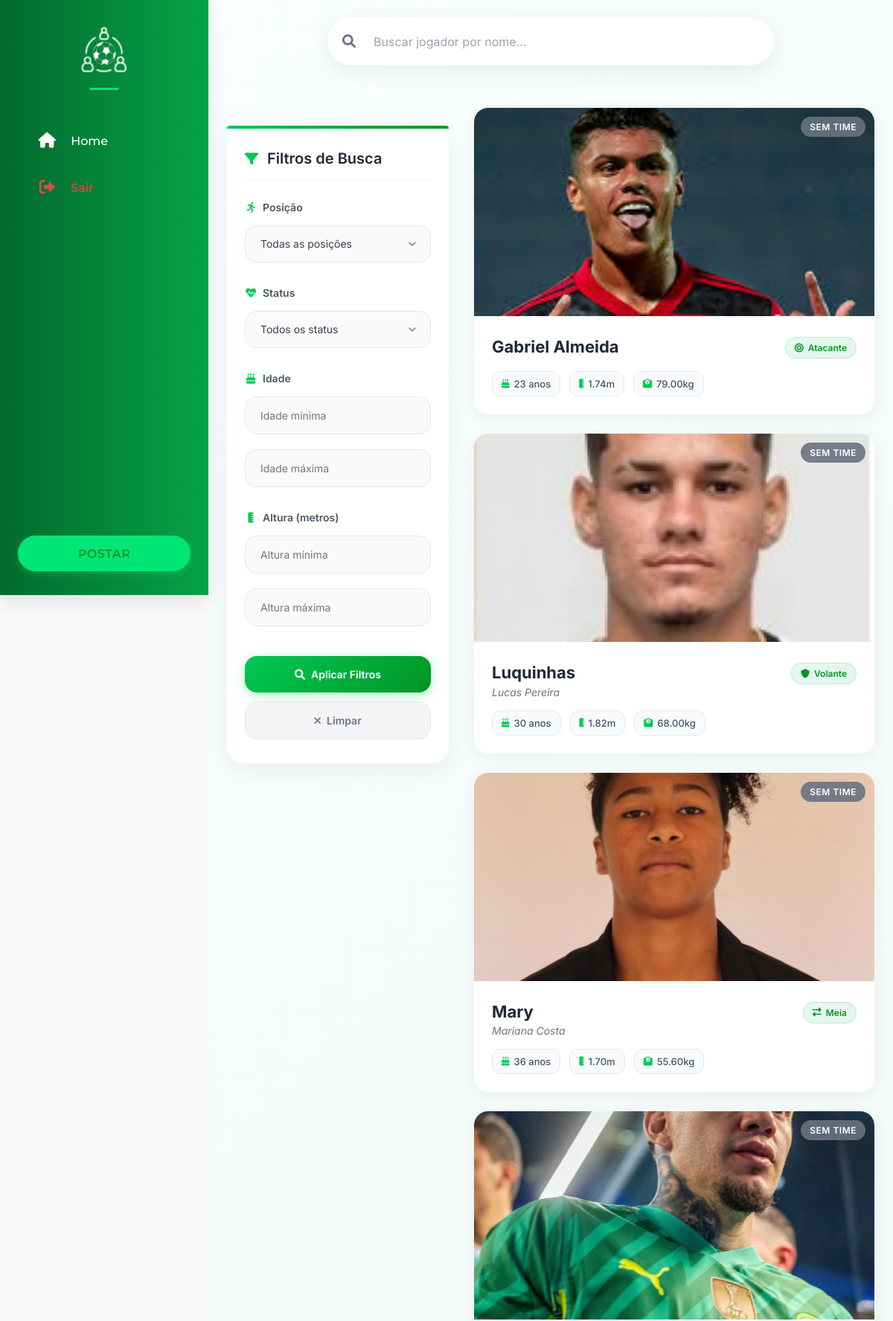
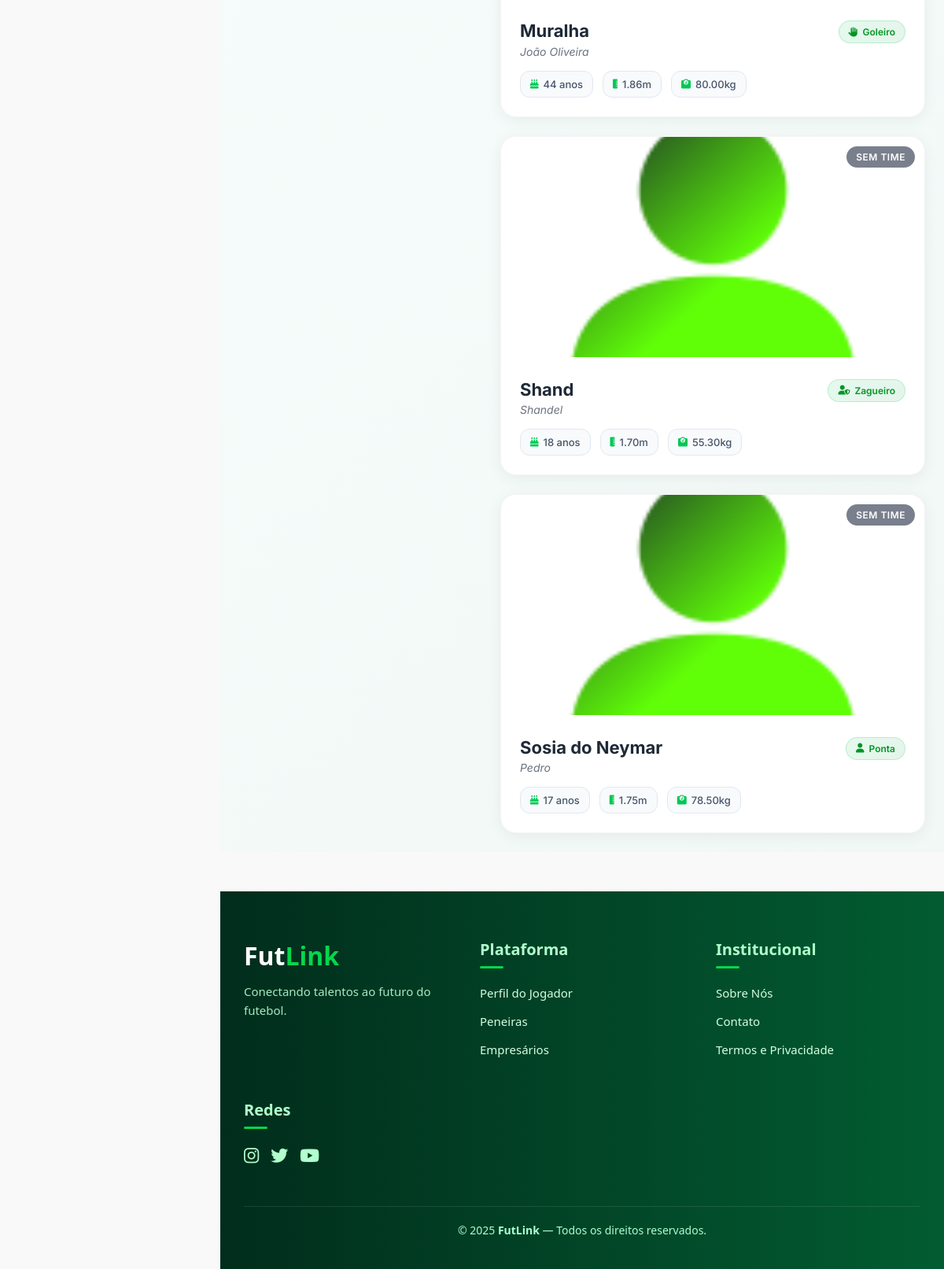
The page /app/views/buscaJogadores.php (signed in) on the database its author committed (2 pictures, top to bottom).
### tables this page shows
CREATE TABLE `tbl_jogador` (
  `id_jogador` int(11) NOT NULL,
  `id_user` int(11) NOT NULL,
  `id_time` int(11) DEFAULT NULL,
  `apelido` varchar(250) DEFAULT NULL,
  `altura` decimal(5,2) NOT NULL,
  `peso` decimal(5,2) NOT NULL,
  `posicao` varchar(150) DEFAULT 'Atacante',
  `estiloJogo` varchar(250) NOT NULL,
  `pe_dominante` varchar(100) NOT NULL,
  `descricao` varchar(1000) NOT NULL,
  `data_inicio_time` date DEFAULT NULL,
  `status` enum('sem time','ativo','lesionado','suspenso') DEFAULT 'sem time',
  `redes_sociais` longtext DEFAULT NULL COMMENT 'Redes sociais do jogador em formato JSON' CHECK (json_valid(`redes_sociais`))
);

CREATE TABLE `tbl_usuarios` (
  `id_user` int(11) NOT NULL,
  `nome` varchar(150) NOT NULL,
  `email` varchar(200) NOT NULL,
  `senha` varchar(150) NOT NULL,
  `data_nasc` date NOT NULL,
  `genero` enum('masculino','feminino','outro','prefiro não dizer') DEFAULT NULL,
  `foto_perfil` varchar(200) DEFAULT NULL,
  `telefone` varchar(15) DEFAULT NULL,
  `bio` text DEFAULT NULL,
  `rede_social` longtext DEFAULT NULL CHECK (json_valid(`rede_social`)),
  `cep` varchar(20) DEFAULT NULL,
  `rua` varchar(100) DEFAULT NULL,
  `bairro` varchar(100) DEFAULT NULL,
  `cidade` varchar(100) DEFAULT NULL,
  `estado` varchar(100) DEFAULT NULL,
  `status` enum('ativo','suspenso','desativado') DEFAULT 'ativo',
  `created_at` datetime DEFAULT current_timestamp(),
  `updated_at` datetime DEFAULT current_timestamp() ON UPDATE current_timestamp()
);

### app/views/buscaJogadores.php (the view, shortened to what this page needs)
<?php
include("../views/topo.php");
include("navbar-social.php");
require("../../config/connect.php");
?>
<link rel="stylesheet" href="../../public/css/buscaJogadores.css">
<link rel="stylesheet" href="https://cdnjs.cloudflare.com/ajax/libs/font-awesome/6.0.0-beta3/css/all.min.css">
<div class="jogadores-page">
    <div class="container">
        <div class="barraPesquisa">
            <div class="pesquisaContainer">
                <form method="GET" action="../controllers/buscaJogadores.act.php">
                    <input type="text" name="apelido" placeholder="Buscar jogador por nome..." />
                    <button type="submit"><i class="fas fa-search"></i></button>
                </form>
            </div>
        </div>
        <div class="filtrosAvancados">
            <h3><i class="fas fa-filter"></i>Filtros de Busca</h3>
            <form method="GET" action="">
                <div class="filter-group">
                    <label class="filter-label">
                        <i class="fas fa-running"></i>
                        Posição
                    </label>
                    <select name="posicao">
                        <option value="">Todas as posições</option>
                    </select>
                </div>
                <div class="filter-group">
                    <label class="filter-label">
                        <i class="fas fa-heartbeat"></i>
                        Status
                    </label>
                    <select name="status">
                        <option value="">Todos os status</option>
                    </select>
                </div>
                <div class="filter-group">
                    <label class="filter-label">
                        <i class="fas fa-birthday-cake"></i>
                        Idade
                    </label>
                    <input type="number" name="idade_min" placeholder="Idade mínima" value="<?= htmlspecialchars($_GET['idade_min'] ?? '') ?>">
                    <input type="number" name="idade_max" placeholder="Idade máxima" value="<?= htmlspecialchars($_GET['idade_max'] ?? '') ?>">
                </div>
                <div class="filter-group">
                    <label class="filter-label">
                        <i class="fas fa-ruler-vertical"></i>
                        Altura (metros)
                    </label>
                    <input type="number" step="0.01" name="altura_min" placeholder="Altura mínima" value="<?= htmlspecialchars($_GET['altura_min'] ?? '') ?>">
                    <input type="number" step="0.01" name="altura_max" placeholder="Altura máxima" value="<?= htmlspecialchars($_GET['altura_max'] ?? '') ?>">
                </div>
                <div class="filter-buttons">
                    <button type="submit">
                        <i class="fas fa-search"></i>
                        Aplicar Filtros
                    </button>
                    <button type="button" onclick="window.location.href=window.location.pathname;">
                        <i class="fas fa-times"></i>
                        Limpar
                    </button>
                </div>
            </form>
        </div>
        <?php
        $where_sql = '';
        $sql = "
            SELECT
                j.apelido,
                u.nome,
                TIMESTAMPDIFF(YEAR, u.data_nasc, CURDATE()) AS idade,
                j.altura,
                j.peso,
                j.posicao,
                j.status,
                u.foto_perfil
            FROM tbl_jogador AS j
            INNER JOIN tbl_usuarios AS u ON j.id_user = u.id_user
            $where_sql
            ORDER BY j.apelido
        ";
        $result = mysqli_query($conn, $sql);
        function getPosicaoIcon($posicao) {
            switch($posicao) {
                case 'Atacante': return 'fas fa-bullseye';
                case 'Meia': return 'fas fa-exchange-alt';
                case 'Volante': return 'fas fa-shield-alt';
                case 'Zagueiro': return 'fas fa-user-shield';
                case 'Goleiro': return 'fas fa-hand-paper';
                default: return 'fas fa-user';
            }
        }
        function getStatusColor($status) {
            switch($status) {
                default: return 'status-default';
            }
        }
        ?>
        <ul class="jogadores-lista">
            <?php while ($row = mysqli_fetch_assoc($result)): ?>
                <li class="jogador-card" onclick="window.location.href='perfilJogador.php?apelido=<?= urlencode($row['apelido']) ?>'">
                    <div class="card-image-container">
                        <img
                            src="<?= htmlspecialchars($row['foto_perfil'] ?: '../../public/images/profilePhotos/default-player.jpg') ?>"
                            alt="Foto de <?= htmlspecialchars($row['nome']) ?>"
                        >
                        <div class="status-badge <?= getStatusColor($row['status']) ?>">
                            <?= ucfirst($row['status']) ?>
                        </div>
                    </div>
                    <div class="jogador-info">
                        <div class="jogador-header">
                            <div class="jogador-nome-principal">
                                <?php if (!empty($row['apelido'])): ?>
                                    <div class="jogador-apelido"><?= htmlspecialchars($row['apelido']) ?></div>
                                    <div class="jogador-nome-real"><?= htmlspecialchars($row['nome']) ?></div>
                                <?php else: ?>
                                    <div class="jogador-apelido"><?= htmlspecialchars($row['nome']) ?></div>
                                <?php endif; ?>
                            </div>
                            <div class="posicao-badge">
                                <i class="<?= getPosicaoIcon($row['posicao']) ?>"></i>
                                <?= htmlspecialchars($row['posicao']) ?>
                            </div>
                        </div>
                        <div class="jogador-stats">
                            <?php if ($row['idade']): ?>
                                <div class="stat-item">
                                    <i class="fas fa-birthday-cake"></i>
                                    <span><?= $row['idade'] ?> anos</span>
                                </div>
                            <?php endif; ?>
                            <?php if ($row['altura']): ?>
                                <div class="stat-item">
                                    <i class="fas fa-ruler-vertical"></i>
                                    <span><?= number_format($row['altura'], 2) ?>m</span>
                                </div>
                            <?php endif; ?>
                            <?php if ($row['peso']): ?>
                                <div class="stat-item">
                                    <i class="fas fa-weight"></i>
                                    <span><?= $row['peso'] ?>kg</span>
                                </div>
                            <?php endif; ?>
                        </div>
                    </div>
                </li>
            <?php endwhile; ?>
        </ul>
    </div>
</div>
<?php include("footer.php"); ?>

### app/views/topo.php (shortened to what this page needs)
<!DOCTYPE html>
<html lang="pt-br">
<head>
    <link rel="stylesheet" href="../../public/css/root.css">
    <link rel="stylesheet" href="https://cdnjs.cloudflare.com/ajax/libs/font-awesome/6.5.0/css/all.min.css" />
    <link rel="stylesheet" href="https://cdnjs.cloudflare.com/ajax/libs/font-awesome/6.0.0-beta3/css/all.min.css">
    <link rel="stylesheet" href="https://cdn.jsdelivr.net/npm/swiper@11/swiper-bundle.min.css" />
</head>

### app/views/navbar-social.php (shortened to what this page needs)
<?php include 'topo.php'; ?>
<link rel="stylesheet" href="../../public/css/navbar-social.css">
<nav id="barra-navegacao" class="barra-navegacao">
   <div class="conteudo-barra">
       <div class="logo">
           <a href="home-page.php">
               <img src="../../public/images/logos/logo-fl-branco-solido.png" alt="Logo FutLink">
           </a>
       </div>
       <ul class="lista-icones">
           <li>
               <a href="home-page.php" class="item-menu">
                   <i class="fas fa-home"></i>
                   <span class="texto-nav">Home</span>
               </a>
           </li>
           <li>
               <a href="../controllers/logout.php" class="item-menu logout-btn">
                   <i class="fas fa-sign-out-alt"></i>
                   <span class="texto-nav">Sair</span>
               </a>
           </li>
       </ul>
       <div class="container-botao">
               <button id="botao-postar" class="botao-postar">
                   <span>Postar</span>
               </button>
       </div>
   </div>
</nav>

### app/views/footer.php
<link rel="stylesheet" href="/FutLink/public/css/footer.css">
<footer class="footer">
    <div class="footer-grid">
      <div class="footer-col brand">
        <h2>Fut<span>Link</span></h2>
        <p>Conectando talentos ao futuro do futebol.</p>
      </div>
      <div class="footer-col">
        <h3>Plataforma</h3>
        <ul>
          <li><a href="#">Perfil do Jogador</a></li>
          <li><a href="#">Peneiras</a></li>
          <li><a href="#">Empresários</a></li>
        </ul>
      </div>
      <div class="footer-col">
        <h3>Institucional</h3>
        <ul>
          <li><a href="#">Sobre Nós</a></li>
          <li><a href="#">Contato</a></li>
          <li><a href="#">Termos e Privacidade</a></li>
        </ul>
      </div>
      <div class="footer-col">
        <h3>Redes</h3>
        <div class="footer-social">
          <a href="#"><i class="fab fa-instagram"></i></a>
          <a href="#"><i class="fab fa-twitter"></i></a>
          <a href="#"><i class="fab fa-youtube"></i></a>
        </div>
      </div>
    </div>
    <div class="footer-copy">
      &copy; 2025 <strong>FutLink</strong> — Todos os direitos reservados.
    </div>
  </footer>

### public/css/root.css (style rules this page uses)
:root { --cor-principal-verde1: #06a348; --cor-secundaria-verde2: #03692e; --font-principal: Arial, Helvetica, sans-serif; --cor-primaria: #EBECEE; --cor-secundaria: #1e1d1d; --cor-purple-light: #6c5fe6; --cor-purple-dark: #0a0320; --cor-green-light: #16db65; --cor-green-dark: #0d2818; --cor-peneira: #012d3a; --fonte-texto: "Roboto", sans-serif; --fonte-texto2: "Arial", sans-serif; --fonte-titulo: "Bebas Neue", sans-serif; --fonte-div: "Raleway", sans-serif; --fonte-titulo-moderna: 'Montserrat', sans-serif; --fonte-apagada-clean: 'Poppins', sans-serif; --verde: #00c853; --verde-claro: #5efc82; --verde-escuro: #009624; --verde-destaque: #00e676; --verde-principal: #034709; --branco: #FFFFFF; --cinza-claro: #f9f9f9; --cinza: #757575; --cinza-escuro: #2d2d2d; --preto: #121212; --gradiente-verde: linear-gradient(135deg, #00c853, #009624); --gradiente-banner: linear-gradient(to right, #03692e, #06a348); --sombra-suave: 0 5px 15px rgba(0, 0, 0, 0.05); --sombra-media: 0 8px 25px rgba(0, 0, 0, 0.1); --sombra-forte: 0 12px 30px rgba(0, 0, 0, 0.15); --borda-radius: 12px; --transicao: all 0.3s ease; --gradiente-navbar: linear-gradient(to right, #03692e, #06a348); }
* { margin: 0; padding: 0; box-sizing: border-box; }

### public/css/navbar-social.css (style rules this page uses)
* { margin: 0; padding: 0; box-sizing: border-box; }
.barra-navegacao { position: fixed; top: 0; left: 0; height: 100vh; width: 280px; background: var(--gradiente-navbar); color: var(--branco); z-index: 1000; transition: var(--transicao); box-shadow: var(--sombra-media); overflow-y: auto; scrollbar-width: none; -ms-overflow-style: none; }
.conteudo-barra { display: flex; flex-direction: column; height: 100%; padding: 2rem 1.5rem; }
.logo { display: flex; justify-content: center; margin-bottom: 2.5rem; position: relative; }
.logo::after { content: ""; position: absolute; bottom: -12px; left: 50%; transform: translateX(-50%); width: 40px; height: 3px; background-color: var(--verde-destaque); border-radius: 3px; }
.logo img { height: 70px; width: auto; transition: var(--transicao); }
.lista-icones { list-style: none; display: flex; flex-direction: column; gap: 0.8rem; margin-top: 1rem; }
.item-menu { display: flex; align-items: center; padding: 0.9rem 1.2rem; border-radius: 50px; text-decoration: none; color: var(--branco); transition: var(--transicao); font-weight: 500; }
.item-menu i { font-size: 1.3rem; width: 2.5rem; text-align: center; }
.texto-nav { font-size: 1rem; margin-left: 0.75rem; font-family: 'Montserrat', sans-serif; }
.container-botao { margin-top: auto; display: flex; justify-content: center; padding-top: 2rem; }
.botao-postar { width: 100%; padding: 0.9rem 1.5rem; background-color: var(--verde-destaque); color: var(--verde-escuro); border: none; border-radius: 50px; font-size: 1rem; font-weight: 600; cursor: pointer; transition: var(--transicao); box-shadow: 0 4px 10px rgba(0, 230, 118, 0.3); font-family: 'Montserrat', sans-serif; text-transform: uppercase; letter-spacing: 0.5px; }

### public/css/footer.css (style rules this page uses)
.footer { background: linear-gradient(to right, #012d1c, #025c31); color: #e1ffe5; padding: 60px 30px 40px; font-family: 'Segoe UI', sans-serif; position: relative; overflow: hidden; margin-top: 50px; }
.footer-grid { display: grid; grid-template-columns: repeat(auto-fit, minmax(220px, 1fr)); gap: 40px; max-width: 1200px; margin: auto; }
.footer-col h3 { font-size: 20px; color: #b0ffcd; margin-bottom: 18px; position: relative; }
.footer-col h3::after { content: ""; width: 30px; height: 3px; background: #06d64d; display: block; margin-top: 8px; border-radius: 5px; }
.footer-col ul { list-style: none; padding: 0; }
.footer-col ul li { margin-bottom: 12px; }
.footer-col ul li a { color: #d2ffe3; text-decoration: none; font-size: 15px; transition: 0.3s; }
.footer-social { display: flex; gap: 15px; margin-top: 10px; }
.footer-social a { font-size: 22px; color: #b0ffcd; transition: transform 0.3s ease, color 0.3s; }
.footer-col.brand h2 { font-size: 32px; margin-bottom: 12px; color: #ffffff; }
.footer-col.brand h2 span { color: #06d64d; }
.footer-col.brand p { font-size: 15px; color: #a4eac2; line-height: 1.6; }
.footer-copy { text-align: center; margin-top: 50px; font-size: 14px; color: #aaffd3; border-top: 1px solid rgba(255,255,255,0.1); padding-top: 20px; }

### app/views/navbar-social.php (style rules this page uses)
.logout-btn { color: #ef4444 !important; }

### rows shown on the page
tbl_jogador: id_user.foto_perfil (picture), status "SEM TIME", id_user.nome "Gabriel Almeida", posicao "Atacante", idade "23", altura "1.74", peso "79.00"
tbl_jogador: id_user.foto_perfil (picture), status "SEM TIME", apelido "Luquinhas", id_user.nome "Lucas Pereira", posicao "Volante", idade "30", altura "1.82", peso "68.00"
tbl_jogador: id_user.foto_perfil (picture), status "SEM TIME", apelido "Mary", id_user.nome "Mariana Costa", posicao "Meia", idade "36", altura "1.70", peso "55.60"
tbl_jogador: id_user.foto_perfil (picture), status "SEM TIME", apelido "Muralha", id_user.nome "João Oliveira", posicao "Goleiro", idade "44", altura "1.86", peso "80.00"
tbl_jogador: id_user.foto_perfil (placeholder picture), status "SEM TIME", apelido "Shand", id_user.nome "Shandel", posicao "Zagueiro", idade "18", altura "1.70", peso "55.30"
tbl_jogador: id_user.foto_perfil (placeholder picture), status "SEM TIME", apelido "Sosia do Neymar", id_user.nome "Pedro", posicao "Ponta", idade "17", altura "1.75", peso "78.50"
